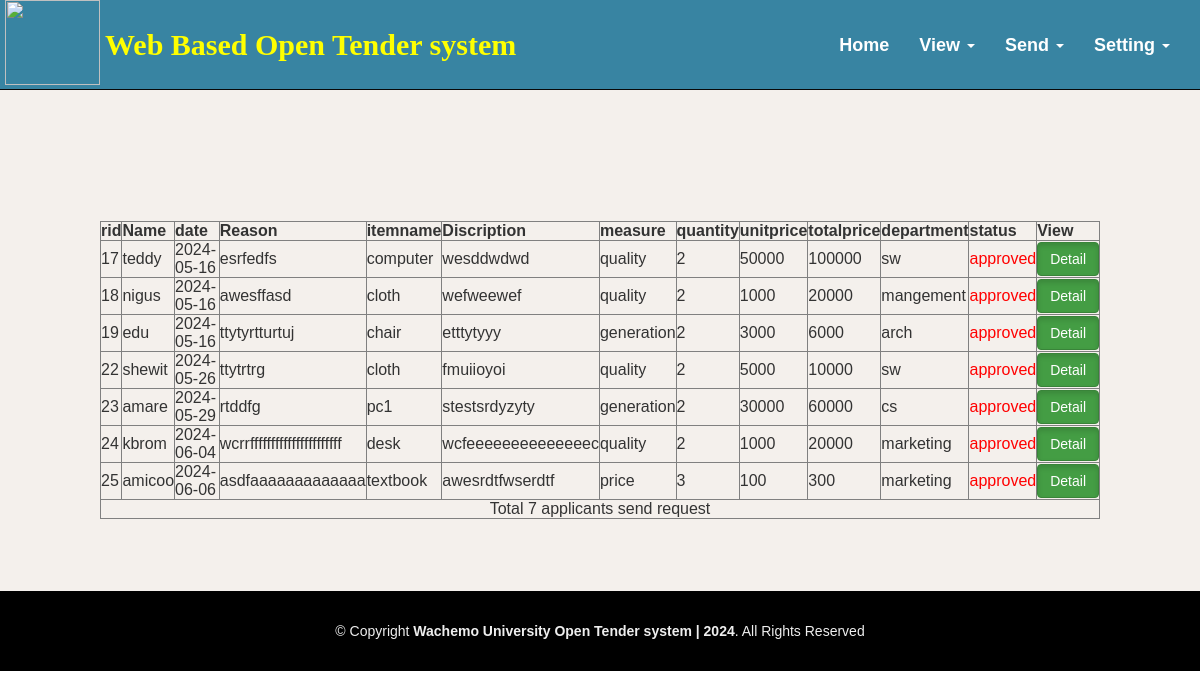
Screenshot of /viewrequestf.php with the database file from the repository.
### tables this page shows
CREATE TABLE `request` (
  `rid` int(100) NOT NULL,
  `name` varchar(20) NOT NULL,
  `date` date NOT NULL,
  `reason` varchar(300) NOT NULL,
  `itemkind` varchar(30) NOT NULL,
  `Discription` varchar(7000) NOT NULL,
  `measure` varchar(20) NOT NULL,
  `quantity` int(11) NOT NULL,
  `unitprice` int(11) NOT NULL,
  `totalprice` int(11) NOT NULL,
  `department` varchar(100) NOT NULL,
  `status` varchar(30) NOT NULL,
  `approve` varchar(20) NOT NULL,
  `checked` varchar(20) DEFAULT NULL
);

### viewrequestf.php (the view, shortened to what this page needs)
<html>
<head>
 <link rel="stylesheet" href="css/fontawesome.min.css">
  <link rel="stylesheet" href="css1/mystyle1.min.css">
 <link href="css/animate/animate.min.css" rel="stylesheet">
 <link href="css/ionicons/css/ionicons.min.css" rel="stylesheet">
  <link rel="stylesheet" type="text/css" href="css/login33.css">
<link rel="stylesheet" type="text/css" href="css/stylelogin.css">
  <link rel="stylesheet" type="text/css" href="css/index.css">
  <link rel="stylesheet" href="css/fontawesome.min.css">
</head>
<body data-spy="scroll" data-target=".navbar" data-offset="50">
<nav class="navbar navbar-inverse navbar-fixed-top">
  <div class="container-fluid">
  <div class="navbar-header">
     <h3> <a class="navbar-brand1" href="#">Web Based Open Tender system</a></h3>
     <a href="index.php"><img style="margin-top:-80px;margin-left:-10px;" src="images/ww.png" width="95px"
   height="85px"></a>
    </div>
    <div>
      <div class="collapse navbar-collapse" id="myNavbar">
        <ul class="nav menu">
           <li> <a href="finance.php" ><span class="glyphicon glyphicon-home"></span>Home</a></li>
            <li class="dropdown"><a class="dropdown-toggle" data-toggle="dropdown" href="#">View <span class="caret"></span></a>
          </li>
		  <li class="dropdown"><a class="dropdown-toggle" data-toggle="dropdown" href="#">Send <span class="caret"></span></a>
          </li>
          <li class="dropdown"><a class="dropdown-toggle" data-toggle="dropdown" href="#">Setting <span class="caret"></span></a>
          </li>
        </ul>
      </div>
    </div>
  </div>
</nav>
  <a href="javascript:void(0);" style="font-size:15px;" class="icon" onclick="myFunction()">&#9776;</a>
<div id="section1" class="container-fluid" style="visibility: visible; animation-name: fadeInUp; -webkit-animation-name: fadeInUp;">
<?php
$mysql=mysqli_connect('localhost','root','');
		?>
 <table border="1" width="1000" align="center" id="table1"cellpadding="3" class="mytable" cellspacing="0">
                <tr>
<th>rid </th>
<th>Name </th> <th> date </th><th>Reason</th>
<th> itemname </th><th> Discription</th><th> measure </th>
<th> quantity </th><th> unitprice </th><th> totalprice </th><th> department</th><th> status </th>
<th colspan="2">View</th>
            </tr>
			  <?php
			  $result = mysqli_query($mysql," SELECT * FROM request ");
while($row = mysqli_fetch_array($result)){
		$rid=$row['rid'];$name=$row['name'];$date=$row['date'];
		$reason=$row['reason'];$itemkind=$row['itemkind'];
		$itemmodel=$row['Discription'];$measure=$row['measure'];
		$quantity=$row['quantity'];$unitprice=$row['unitprice'];
		$totalprice=$row['totalprice'];
		$d=$row['department'];
		$status=$row['status'];
		?>
		<tr>
<td><?php echo $rid ;?></td><td><?php echo $name; ?></td>
<td><?php echo $date; ?></td><td><?php echo $reason; ?></td>
<td><?php echo $itemkind;  ?></td><td><?php echo $itemmodel;?></td>
<td><?php echo $measure; ?></td><td><?php echo $quantity;?></td>
<td><?php echo $unitprice ;?></td><td><?php echo $totalprice;?></td><td><?php echo $d;?></td><td style="color:red;"><?php echo $status;?></td>
<td>
<button type="button" class="btn btn-success active detailbtn"> Detail </button></td>
<?php
  }
  $sql="SELECT * FROM request ";
  $result=mysqli_query($mysql,$sql);
	$records = mysqli_num_rows($result);
    ?>
	 <tr>
              <td align="center" colspan="15" ><?php echo "Total ".$records." applicants send request"; ?> </td>
            </tr>
			<?php
print( "</table>");
?>
</div>
<footer id="footer">
    <div class="container">
      <div class="copyright">
      © Copyright <strong>Wachemo University Open Tender system | 2024</strong>. All Rights Reserved
      </div>
                        </div>
  </footer>
</body>
</html>

### css/stylelogin.css (style rules this page uses)
*,:after,:before { box-sizing:border-box }
a { color:inherit;text-decoration:none }

### css/index.css (style rules this page uses)
body { margin: 0; font-family: Arial, Helvetica, sans-serif; background-color:none; overflow-y:none; }
#section1 { overflow-y: scroll; background-color:#F4F0EC; }
.collapse { float:right; font-size:20px;margin-right:40px; }
.navbar { background-color:#3884a2; height:90px; }
.navbar-brand1 { margin-left:90px;margin-top:-60px;font-size:30px;font-family:san serif;font-weight:bold;color:yellow;line-height:50px; }
ul li a { font-size:18px; font-family:sans-serif; color:white; font-weight:bold; line-height:70px; }
ul { list-style-type: none; backgjround-color: #333; margin-right:-40px; }
li { float: left; }
li a { display: block; color: white; text-align: center; padding: 44px 46px; text-decoration: none; }
.active { background-color: #4CAF50; color: white; }
#footer { position:absolute; width:100%; background: #000; padding: 0 0 30px 0; color: #eee; font-size: 14px; margin-bottom:-100px; }
#footer .copyright { text-align: center; padding-top: 30px; }

### viewrequestf.php (style rules this page uses)
body { position: relative; }
#section1 { padding-top:50px;height:570px;color: #fff; }
#table1 { margin-top:150px; }

### rows the page displays
request: rid "17", name "teddy", date "2024-05-16", reason "esrfedfs", itemkind "computer", Discription "wesddwdwd", measure "quality", quantity "2", unitprice "50000", totalprice "100000", department "sw", status "approved"
request: rid "18", name "nigus", date "2024-05-16", reason "awesffasd", itemkind "cloth", Discription "wefweewef", measure "quality", quantity "2", unitprice "1000", totalprice "20000", department "mangement", status "approved"
request: rid "19", name "edu", date "2024-05-16", reason "ttytyrtturtuj", itemkind "chair", Discription "etttytyyy", measure "generation", quantity "2", unitprice "3000", totalprice "6000", department "arch", status "approved"
request: rid "22", name "shewit", date "2024-05-26", reason "ttytrtrg", itemkind "cloth", Discription "fmuiioyoi", measure "quality", quantity "2", unitprice "5000", totalprice "10000", department "sw", status "approved"
request: rid "23", name "amare", date "2024-05-29", reason "rtddfg", itemkind "pc1", Discription "stestsrdyzyty", measure "generation", quantity "2", unitprice "30000", totalprice "60000", department "cs", status "approved"
request: rid "24", name "kbrom", date "2024-06-04", reason "wcrrffffffffffffffffffffff", itemkind "desk", Discription "wcfeeeeeeeeeeeeeec", measure "quality", quantity "2", unitprice "1000", totalprice "20000", department "marketing", status "approved"
request: rid "25", name "amicoo", date "2024-06-06", reason "asdfaaaaaaaaaaaaa", itemkind "textbook", Discription "awesrdtfwserdtf", measure "price", quantity "3", unitprice "100", totalprice "300", department "marketing", status "approved"

### other values shown
$records "7"
